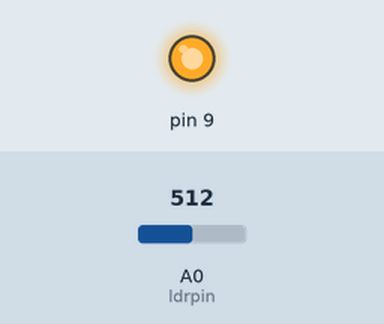
Recording of a sketch running on a simulated Arduino Uno, built with avr-gcc and run on an emulated ATmega328P. On the bench: output pins drawn as LEDs (lit = HIGH). Inputs (shaded band) come from the test bench; at power-on: A0 (ldrpin) = 512. What the sketch prints to the serial monitor is not drawn.

Above: at 0.1 s.
Timing chart, 0 to 1.6 s (numbered marks = the images above):
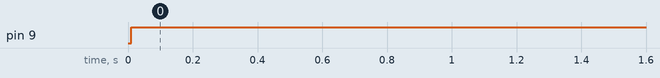

Measured:
- by itself, pin 9: LOW → HIGH at 0.01 s

The sketch:

Fading.ino
```cpp
#include <TimerOne.h>
#include <movingAvg.h>                  // https://github.com/JChristensen/movingAvg

int ledpin = TIMER1_A_PIN; //6; //LED_BUILTIN;
int ldrpin = 0;
int value1 = 0;
int value2 = 0;
int value3 = 0;
int avg = 0;
//int read_delay=1000;
//int loop_cnt = 1000;

#define SERIAL_BAUD          115200

#define D_MAX_INTENSITY      10000
#define D_THRESHOLD_PERCENT  10
#define D_LED_POWER_OUTPUT_MIN 1
#define D_LED_POWER_OUTPUT_MAX 10000

#define M_LOW_THRESHOLD(val)      (val * 100 / (100 + D_THRESHOLD_PERCENT))
#define M_MAX_THRESHOLD(val)      (val * 100 / (100 - D_THRESHOLD_PERCENT))

//RunningAverage myRA(50);
movingAvg avgL (50);                  // define the moving average object

typedef struct TAG_S_INTENSITY_RANGE
{
  int min;
  int max;
  int val;
} S_INTENSITY_RANGE, *S_INTENSITY_RANGE_PTR;

S_INTENSITY_RANGE g_intensity_rages[] =
  {
    { 0, 1, 1 },
    { 2, D_MAX_INTENSITY / 4,
    D_MAX_INTENSITY / 5 },
    { D_MAX_INTENSITY / 4, D_MAX_INTENSITY / 3,
    D_MAX_INTENSITY / 4 },
    { D_MAX_INTENSITY / 3, D_MAX_INTENSITY / 2,
    D_MAX_INTENSITY / 3 },
    { D_MAX_INTENSITY / 2, D_MAX_INTENSITY / 1,
    D_MAX_INTENSITY } };

typedef void (*iFunction) (void);

iFunction f_intensity_control;

void f_analog_intensity (void)
{
//	if (loop_cnt == 0)
//	{
  avg = avgL.reading (value1);
  //    avg = 35;
  value2 = constrain(avg, 0, 70);
  value3 = map (value2, 0, 70, D_LED_POWER_OUTPUT_MIN, D_LED_POWER_OUTPUT_MAX);
  analogWrite (ledpin, value3);
  delay (100);
//		read_delay = 100;
  //	Serial.println(String("PWM"));
//	}
}

void f_digital_intensity (void)
{
  digitalWrite (ledpin, 1);
//	delayMicroseconds(2);
  digitalWrite (ledpin, 0);
  delay (10);
//	read_delay = 1000;
//	avgL.reset();
}

void setup ()
{
  Serial.begin (SERIAL_BAUD);
  Serial.println (String ("Start"));
  Timer1.initialize (10000);  // 40 ms = 100 Hz
  avgL.begin ();
  f_intensity_control = f_digital_intensity;
}

void loop ()
{
  value1 = analogRead (ldrpin);
  f_analog_intensity ();
//	if ( loop_cnt++ > read_delay )
//	{
//		value1 = analogRead(ldrpin);
//		loop_cnt = 0;
//	}

//    for (i = 0; i < (sizeof(g_intensity_rages) / sizeof(S_INTENSITY_RANGE)) ; i++ )
//    {
//         if ((g_intensity_rages[i].min < value3) && (g_intensity_rages[i].max >= value3))
//         {
//              value3 = g_intensity_rages[i].val;
//         }
//    }

//	if (value1 < 2)
//	{
//		f_intensity_control = f_digital_intensity;
//	}
//	else
//	{
//		f_intensity_control = f_analog_intensity;
//	}

//	f_intensity_control();
//	digitalWrite(ledpin, 1);
//	digitalWrite(ledpin, 0);
//	delay(10);
//	else
//	{
////	    avg = avgL.reading(value1);
//	//    avg = 35;
//	    value2 = constrain(avg,0,70);
//	    value3 = map(value2,0,70,D_LED_POWER_OUTPUT_MIN,D_LED_POWER_OUTPUT_MAX);
//		analogWrite(ledpin, value3);
//		delay(100);
//		Serial.println(String("PWM"));
//	}

//	Serial.print(value1);
//	Serial.print(',');
//	Serial.print(avg);
//	Serial.print(',');
//	Serial.print(value2);
//	Serial.print(',');
//	Serial.print(value3);
//	Serial.println(',');

}
```
